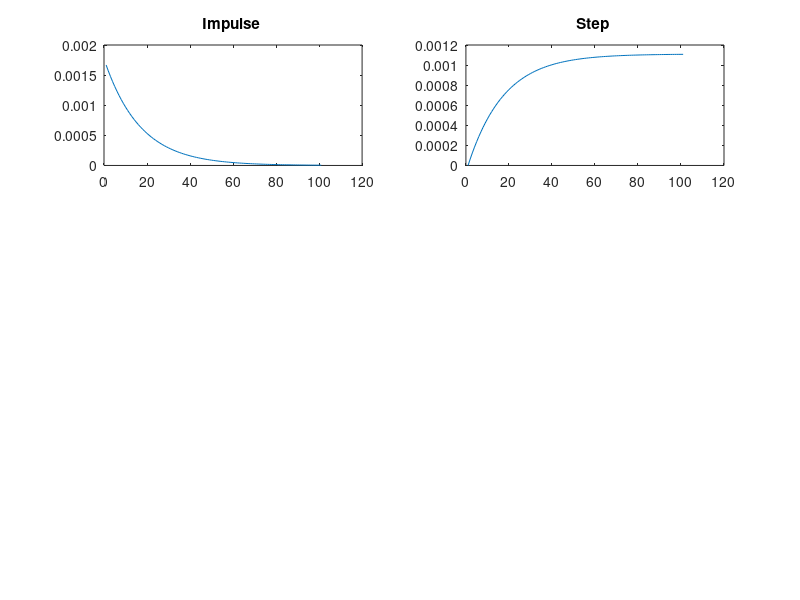

This chart was generated by the following MATLAB code: (Note: this script raises an error after producing the figure.)
m1=600;
b1=900;
Tau=m1/b1;
CF=1;
TF=CF*tf([0,1/b1],[Tau,1]);
%S = stepinfo(TF)
NCTF=feedback(TF,1);
figure
subplot(3,2,1),plot(impulse(NCTF))
title("Impulse ")
subplot(3,2,2),plot(step(NCTF))
title("Step ")
S1 = stepinfo(NCTF)
p1=pole(NCTF)

%% Negative feedback
m1=600;
b1=900;
Tau=m1/b1;
CF=10;
TF=CF*tf([0,1/b1],[Tau,1]);
%S = stepinfo(TF)
NCTF1=feedback(TF,1);
subplot(3,2,3),plot(impulse(NCTF1))
title("Impulse with Negative Feedback")
subplot(3,2,4),plot(step(NCTF1))
title("Step with Negative Feedback")
S1 = stepinfo(NCTF1)
p1=pole(NCTF1)


%% Positive  feedback 
m1=600;
b1=900;
Tau=m1/b1;
CF=10;
TF=CF*tf([0,1/b1],[Tau,1]);
%S = stepinfo(TF)
PCTF1=feedback(TF,-1);
subplot(3,2,5),plot(impulse(PCTF1))
title("Impulse with Positive feedback")
subplot(3,2,6),plot(step(PCTF1))
title("Step with Positive feedback")
S = stepinfo(PCTF1)
p4=pole(PCTF1)


